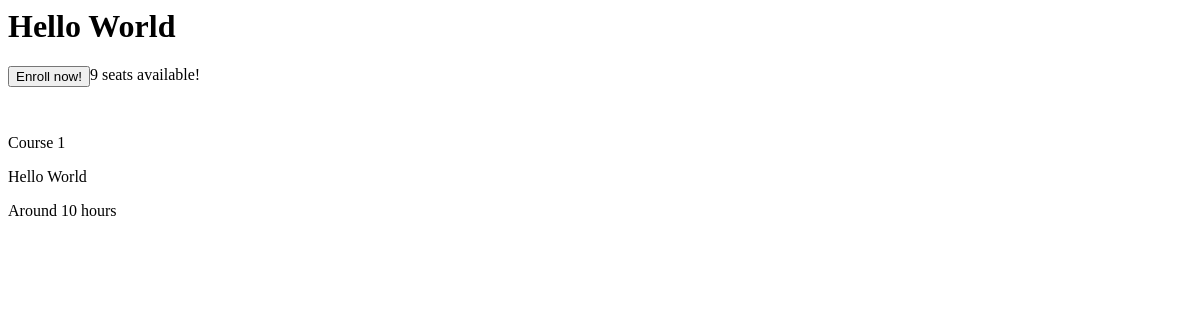
The page /private_courses/ on the database as committed earlier.
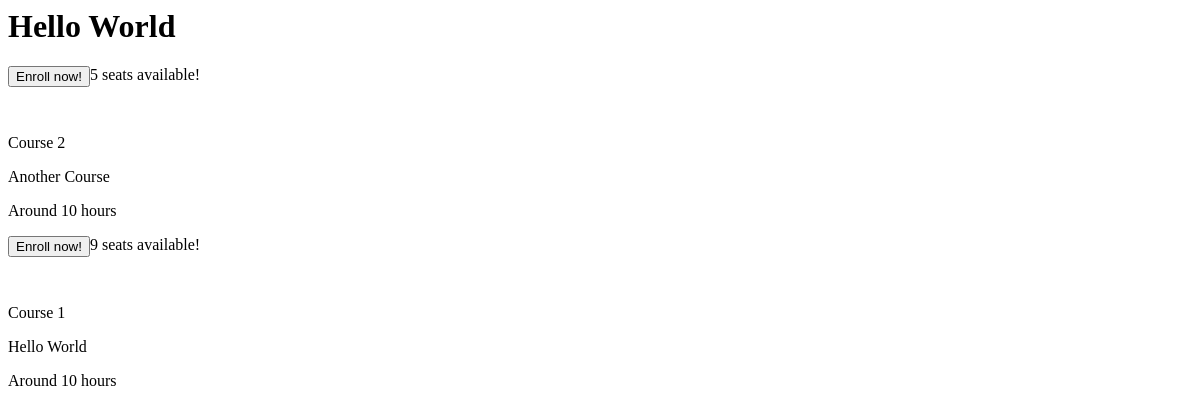
The same page on the database as committed later.
### private_course/models.py (models this page shows, shortened)
class PrivateCourse(models.Model):
  title = models.CharField('Title', max_length=255)
  description = models.TextField('Description')
  position = models.IntegerField('Position')
  active = models.BooleanField('Active')
  capacity = models.IntegerField('Capacity')
  hours = models.IntegerField('Hours')
  def is_full(self):
    return self.capacity <= self.members.count()
  def remaining(self):
    try:
      return self.capacity - self.members.count()
    except:
      return 0
  class Meta:
    ordering = ['position']
    verbose_name = 'Private Course'
    verbose_name_plural = 'Private Courses'

### private_course/views.py (the view)
class PrivateCourseListView(ListView):
  model = PrivateCourse
  queryset = PrivateCourse.objects.filter(active=True)
  def get_context_data(self, **kwargs):
    context = super(PrivateCourseListView, self).get_context_data(**kwargs)
    context['category'] = self.request.GET.get('category', '0')
    return context

### private_course/templates/private_course/privatecourse_list.html
<h1>Hello World</h1>
{% for object in object_list %}
  <div class="tcourse">
    <div style="display:inline">
        <button class="btn btn-danger" onclick="window.open('{% url private_course_member_create  object.id %}?category={{category}}', '_blank')" style="float:left">Enroll now!</button><p class="tcourse-remaining"> {% if object.is_full %}
        Full
        {% else %}{{ object.remaining }} seats available!{% endif %}</p>
    </div>
    <br>
    <p class="tcourse-title">
        {{ object.title }}
    </p>
    <p>
        {{ object.description}}
    </p>
    <p class="tcourse-hours">
        Around {{ object.hours }} hours
    </p>
  </div>
{% endfor %}

Rows that differ between the two databases and show on the page:
added PrivateCourse: remaining "5", title "Course 2", description "Another Course", hours "10"
